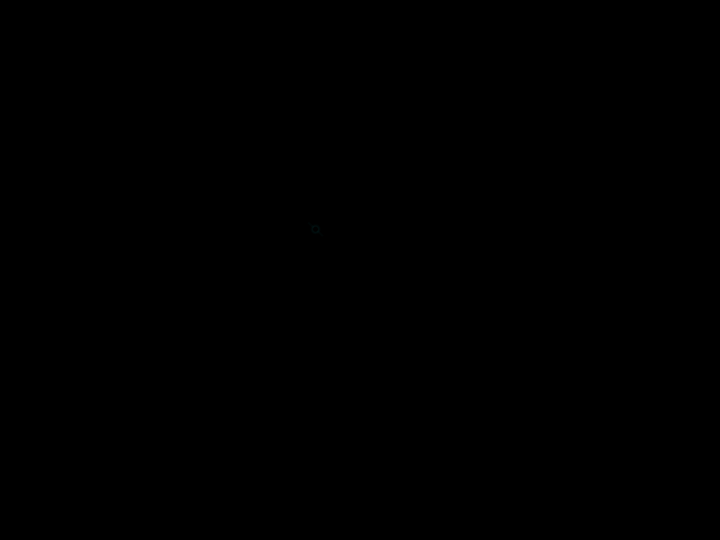
Frame 1 (no input)
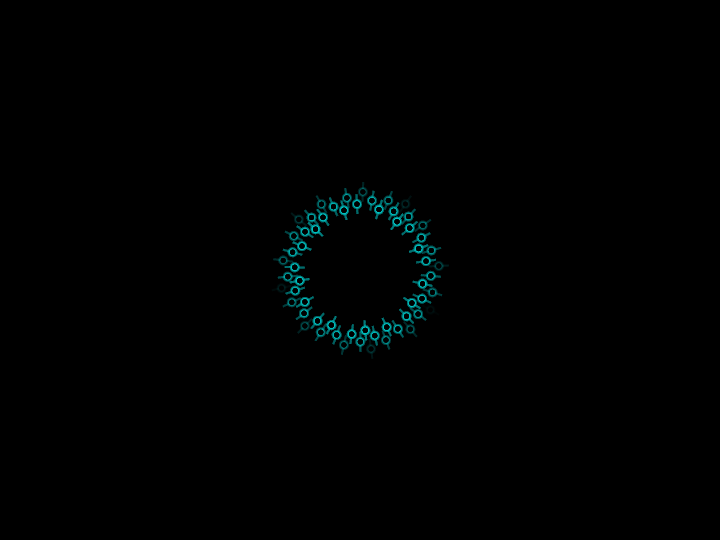
Frame 60 (the mouse pressed at the canvas centre just before this capture)
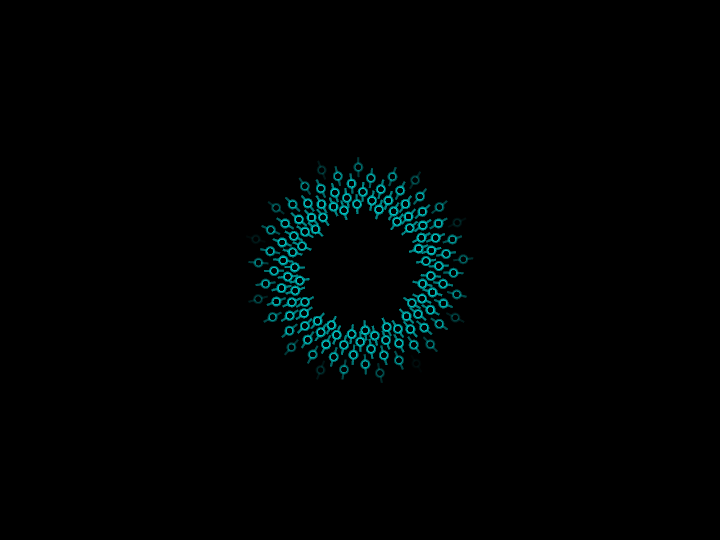
Frame 120 (the mouse held since frame 60 and released just before this capture)

The Processing sketch that drew these frames (run headless with seeded random() and noise(); from frame 60 on, the mouse is pressed at the canvas centre):

// Processing sketch: fibonacci-flower
// ── fibonacci-flower.pde
void setup() {
  size(720, 540);
  frameRate(60);
  colorMode(HSB, 360, 100, 100, 100);
  background(0);
  noStroke();
  smooth();
}

void draw() {
  fill(0, 1);
  rect(0, 0, width, height);

  int totalPetals = frameCount % 600;
  float rotation = 0.0;
  float gAngle = PI * 2 / ((sqrt(5) - 1) / 2);
  float radius = 60;
  float radiusGrowth = 1.005;  
  for (int i = 0; i < totalPetals; i++) {
    rotation += gAngle;
    radius *= radiusGrowth;
    Petal petal = new Petal();
    petal.hue = 180;
    petal.x = width / 2 + cos(rotation) * radius;
    petal.y = height / 2 + sin(rotation) * radius;
    petal.rotation = rotation;
    petal.render();
  }

  if(frameCount % 600 == 0) {setup();}
}

class Petal {
  float hue = 0;
  float x = 0.0;
  float y = 0.0;
  float rotation = 0.0;
  
  void render (){
    color baseColor = color(this.hue, 100, 70, 3);
    color detailColor = color(this.hue, 100, 100, 3);
    color trimColor = color(0);

    pushMatrix();
    translate(this.x, this.y);
    fill(baseColor);
    rotate(this.rotation);
    rect(-10, -1, 20, 2);
    ellipse(0, 0, 10, 10);
    fill(detailColor);
    ellipse(0, 0, 8, 8);
    fill(trimColor);
    ellipse(0, 0, 5, 5);
    popMatrix();
  }
}
